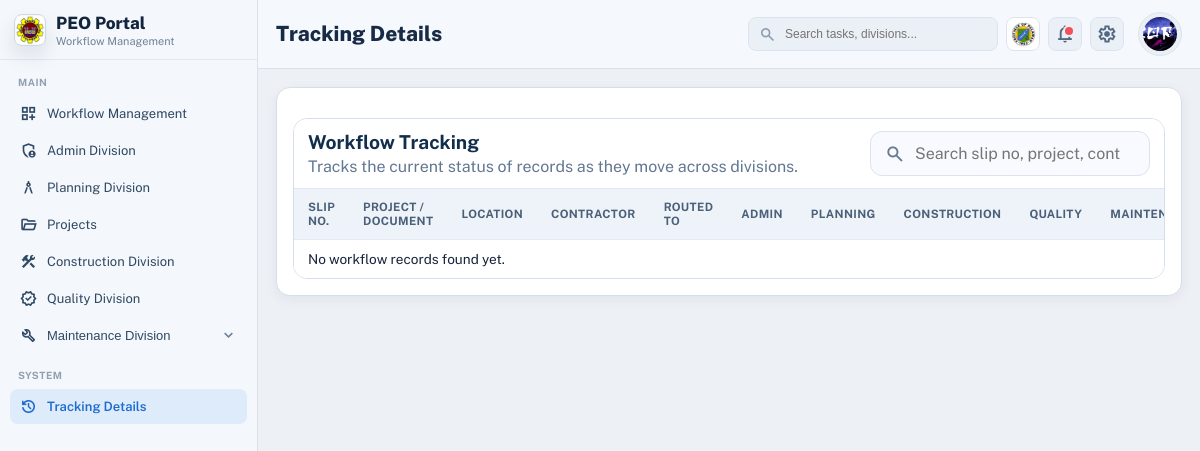
/tracking-details/ (signed in), run on an earlier commit of the app's database.
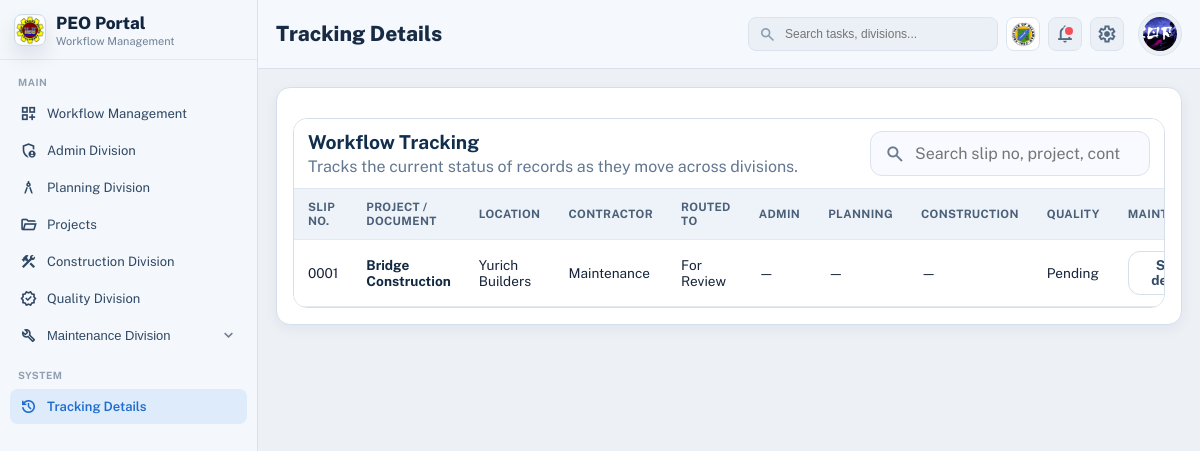
And on a later commit of the database.
### my_app/models.py (models this page shows, shortened)
class SharedDivisionStore(models.Model):
    KEY_CHOICES = DivisionStore.KEY_CHOICES
    key = models.CharField(max_length=20, choices=KEY_CHOICES, unique=True)
    data = models.JSONField(default=dict, blank=True)
    created_at = models.DateTimeField(auto_now_add=True)
    updated_at = models.DateTimeField(auto_now=True)

### my_app/views.py (the view)
# urls.py: path('tracking-details/', views.tracking_details, name='tracking_details'),
@login_required
def tracking_details(request):
    return render(
        request,
        'Dashboard/dashboard.html',
        _build_dashboard_context(
            request,
            current_section='tracking',
            page_heading='Tracking Details',
            tracking_rows=_build_tracking_rows(request.user),
            tracking_payload=_build_tracking_payload(request.user),
        ),
    )

### my_app/templates/Dashboard/dashboard.html (shortened to what this page needs)
{% extends "base.html" %}
{% load static %}
{% block body_class %}portal-body{% endblock %}
{% block content %}
    <div class="portal-shell">
        <aside class="portal-sidebar" id="portal-sidebar">
            <div class="portal-brand">
                <div class="brand-icon">
                    <img src="{% static 'img/peo logo.png' %}" alt="PEO Portal logo">
                </div>
                <div class="brand-text">
                    <h1>PEO Portal</h1>
                    <p>Workflow Management</p>
                </div>
            </div>
            <nav class="portal-nav" aria-label="Primary">
                <p class="nav-group">Main</p>
                <a
                    href="{% url 'user_dashboard' %}"
                    class="nav-item {% if current_section == 'workflow' %}nav-item-active{% endif %}"
                    data-peo-toast-message="Workflow Management dashboard is now active."
                    data-peo-toast-title="Sidebar Navigation"
                    data-peo-toast-variant="info"
                    data-peo-toast-persist="navigation"
                >
                    <span class="material-symbols-outlined">dashboard_customize</span>
                    <span>Workflow Management</span>
                </a>
                <a
                    href="{% url 'admin_division_dashboard' %}"
                    class="nav-item js-admin-division-button {% if current_section == 'admin' %}nav-item-active{% endif %}"
                    data-admin-division-url="{% url 'admin_division_dashboard' %}"
                    data-peo-toast-message="Admin Division workspace loaded from the sidebar."
                    data-peo-toast-title="Sidebar Navigation"
                    data-peo-toast-variant="info"
                    data-peo-toast-persist="navigation"
                >
                    <span class="material-symbols-outlined">admin_panel_settings</span>
                    <span>Admin Division</span>
                </a>
                <a
                    href="{% url 'planning_division_dashboard' %}"
                    class="nav-item {% if current_section == 'planning' %}nav-item-active{% endif %}"
                    data-peo-toast-message="Planning Division workspace loaded from the sidebar."
                    data-peo-toast-title="Sidebar Navigation"
                    data-peo-toast-variant="info"
                    data-peo-toast-persist="navigation"
                >
                    <span class="material-symbols-outlined">architecture</span>
                    <span>Planning Division</span>
                </a>
                <a
                    href="{% url 'project_dashboard' %}"
                    class="nav-item js-project-dashboard-button {% if current_section == 'project' %}nav-item-active{% endif %}"
                    data-project-dashboard-url="{% url 'project_dashboard' %}"
                    data-peo-toast-message="Project registry opened from the sidebar."
                    data-peo-toast-title="Sidebar Navigation"
                    data-peo-toast-variant="info"
                    data-peo-toast-persist="navigation"
                >
                    <span class="material-symbols-outlined">folder_open</span>
                    <span>Projects</span>
                </a>
                <a
                    href="{% url 'construction_division_dashboard' %}"
                    class="nav-item {% if current_section == 'construction' %}nav-item-active{% endif %}"
                    data-peo-toast-message="Construction Division workspace loaded from the sidebar."
                    data-peo-toast-title="Sidebar Navigation"
                    data-peo-toast-variant="info"
                    data-peo-toast-persist="navigation"
                >
                    <span class="material-symbols-outlined">construction</span>
                    <span>Construction Division</span>
                </a>
                <a
                    href="{% url 'quality_division_dashboard' %}"
                    class="nav-item {% if current_section == 'quality' %}nav-item-active{% endif %}"
                    data-peo-toast-message="Quality Division workspace loaded from the sidebar."
                    data-peo-toast-title="Sidebar Navigation"
                    data-peo-toast-variant="info"
                    data-peo-toast-persist="navigation"
                >
                    <span class="material-symbols-outlined">verified</span>
                    <span>Quality Division</span>
                </a>
                <div class="nav-maintenance {% if current_section == 'maintenance' %}is-open{% endif %}">
                    <button
                        type="button"
                        class="nav-item nav-item-button js-maintenance-toggle {% if current_section == 'maintenance' %}nav-item-active{% endif %}"
                        aria-expanded="{% if current_section == 'maintenance' %}true{% else %}false{% endif %}"
                        data-maintenance-open="{% if current_section == 'maintenance' %}true{% else %}false{% endif %}"
                    >
                        <span class="nav-item-label">
                            <span class="material-symbols-outlined">build</span>
                            <span>Maintenance Division</span>
                        </span>
                        <span class="material-symbols-outlined nav-caret">expand_more</span>
                    </button>
                </div>
                <p class="nav-group nav-group-secondary">System</p>
                <a
                    href="{% url 'tracking_details' %}"
                    class="nav-item {% if current_section == 'tracking' %}nav-item-active{% endif %}"
                    data-peo-toast-message="Tracking Details opened from the sidebar."
                    data-peo-toast-title="Sidebar Navigation"
                    data-peo-toast-variant="info"
                    data-peo-toast-persist="navigation"
                >
                    <span class="material-symbols-outlined" aria-hidden="true">history</span>
                    <span>Tracking Details</span>
                </a>
            </nav>
        </aside>
        <main class="portal-main">
            <header class="portal-topbar">
                <div class="topbar-left">
                    <h2>{{ page_heading|default:"Workflow Management" }}</h2>
                </div>
                <div class="topbar-right">
                    <label class="search-wrap" for="dashboard-search">
                        <span class="material-symbols-outlined">search</span>
                        <input id="dashboard-search" type="text" placeholder="Search tasks, divisions...">
                    </label>
                    <div class="topbar-prov-logo" aria-label="Province logo">
                        <img src="{% static 'img/prov logo.png' %}" alt="Province of Batangas logo">
                    </div>
                    <div class="topbar-notifications-menu">
                        <button
                            type="button"
                            class="icon-btn {% if dashboard_has_notifications %}has-dot{% endif %}"
                            aria-label="Notifications"
                            aria-haspopup="menu"
                            aria-expanded="false"
                            data-topbar-notifications-toggle
                        >
                            <span class="material-symbols-outlined">notifications</span>
                        </button>
                    </div>
                    <div class="topbar-settings-menu">
                        <button
                            type="button"
                            class="icon-btn"
                            aria-label="Settings"
                            aria-haspopup="menu"
                            aria-expanded="false"
                            data-topbar-settings-toggle
                        >
                            <span class="material-symbols-outlined">settings</span>
                        </button>
                    </div>
                    <div class="topbar-user-menu">
                        <button
                            type="button"
                            class="topbar-user-trigger"
                            aria-haspopup="menu"
                            aria-expanded="false"
                            data-account-menu-toggle
                        >
                            <div class="user-avatar">
                                {% if dashboard_user_profile_picture_url %}
                                    <img src="{{ dashboard_user_profile_picture_url }}" alt="{{ dashboard_user_name }}">
                                {% else %}
                                    {{ dashboard_user_initials }}
                                {% endif %}
                            </div>
                        </button>
                    </div>
                </div>
            </header>
	            <section class="portal-content">
	                {% if current_section == 'admin' %}
	                    {% include admin_template|default:'admin/admin_division.html' %}
	                {% elif current_section == 'planning' %}
	                    {% include planning_template|default:'Planning/planning_division_table.html' %}
	                {% elif current_section == 'project' %}
	                    {% include 'Project/project_table.html' %}
	                {% elif current_section == 'construction' %}
	                    {% include construction_template|default:'construction/construction.html' %}
	                {% elif current_section == 'quality' %}
	                    {% include quality_template|default:'Quality/quality_division_table.html' %}
	                {% elif current_section == 'settings' %}
	                    {% include 'account/settings_panel.html' %}
	                {% elif current_section == 'maintenance' %}
	                    {% include maintenance_template %}
                {% elif current_section == 'tracking' %}
                    {% include 'tracking_details.html' %}
                {% endif %}
            </section>
        </main>
    </div>
{% endblock %}

### my_app/templates/base.html (shortened to what this page needs)
{% load static %}
<!DOCTYPE html>
<html lang="en">
<head>
    <link rel="stylesheet" href="{% static 'styles.css' %}?v=20260316_7">
</head>
<body class="{% block body_class %}{% endblock %}">
    {% block content %}{% endblock %}
</body>
</html>

### my_app/templates/tracking_details.html (shortened to what this page needs)
<section class="road-filter-panel tracking-board" aria-label="Workflow tracking details">
    <div class="road-table-wrap">
        <div class="road-table-head">
            <div>
                <h2 style="margin:0; font-size:1.2rem; color:#112e4d;">Workflow Tracking</h2>
                <p style="margin:4px 0 0; color:#617792;">Tracks the current status of records as they move across divisions.</p>
            </div>
            <div class="road-table-actions" style="display:flex; gap:12px; align-items:center;">
                <label class="quality-search" style="max-width:320px;">
                    <span class="material-symbols-outlined" aria-hidden="true">search</span>
                    <input type="search" class="js-tracking-search" placeholder="Search slip no, project, contractor...">
                </label>
            </div>
        </div>
        <div class="road-table-scroll" role="region" aria-label="Tracking table" tabindex="0">
            <table class="road-table tracking-table">
                <colgroup>
                    <col style="width: 120px;">
                    <col style="width: 320px;">
                    <col style="width: 260px;">
                    <col style="width: 220px;">
                    <col style="width: 140px;">
                    <col style="width: 150px;">
                    <col style="width: 150px;">
                    <col style="width: 150px;">
                    <col style="width: 150px;">
                    <col style="width: 160px;">
                    <col style="width: 140px;">
                </colgroup>
                <thead>
                    <tr>
                        <th>Slip No.</th>
                        <th>Project / Document</th>
                        <th>Location</th>
                        <th>Contractor</th>
                        <th>Routed To</th>
                        <th>Admin</th>
                        <th>Planning</th>
                        <th>Construction</th>
                        <th>Quality</th>
                        <th>Maintenance</th>
                    </tr>
                </thead>
                <tbody class="js-tracking-table-body">
                    {% if tracking_rows %}
                        {% for row in tracking_rows %}
                            <tr class="js-tracking-row" data-admin-id="{{ row.admin_record_id }}">
                                <td>{{ row.slip_no|default:"—" }}</td>
                                <td>
                                    <strong style="color:#122840;">{{ row.project_name|default:"—" }}</strong>
                                </td>
                                <td>{{ row.contractor|default:"—" }}</td>
                                <td>{{ row.routed_to|default:"—" }}</td>
                                <td>{{ row.admin_status|default:"—" }}</td>
                                <td>{{ row.planning_status|default:"—" }}</td>
                                <td>{{ row.construction_status|default:"—" }}</td>
                                <td>{{ row.quality_status|default:"—" }}</td>
                                <td>{{ row.maintenance_status|default:"—" }}</td>
                                <td>
                                    <button type="button" class="project-secondary-btn tracking-details-btn js-tracking-show-details" data-admin-id="{{ row.admin_record_id }}">
                                        Show details
                                    </button>
                                </td>
                            </tr>
                        {% endfor %}
                    {% else %}
                        <tr class="construction-empty-row js-tracking-empty-row">
                            <td colspan="11">No workflow records found yet.</td>
                        </tr>
                    {% endif %}
                </tbody>
            </table>
        </div>
    </div>
</section>

What changed in the data, as far as the page shows it:
added SharedDivisionStore: slip_no "0001", project_name "Bridge Construction", contractor "Yurich Builders", routed_to "Maintenance", admin_status "For Review", planning_status "—", construction_status "—", quality_status "—", maintenance_status "Pending"
Also different on the page:
text no longer shown: "No workflow records found yet."
